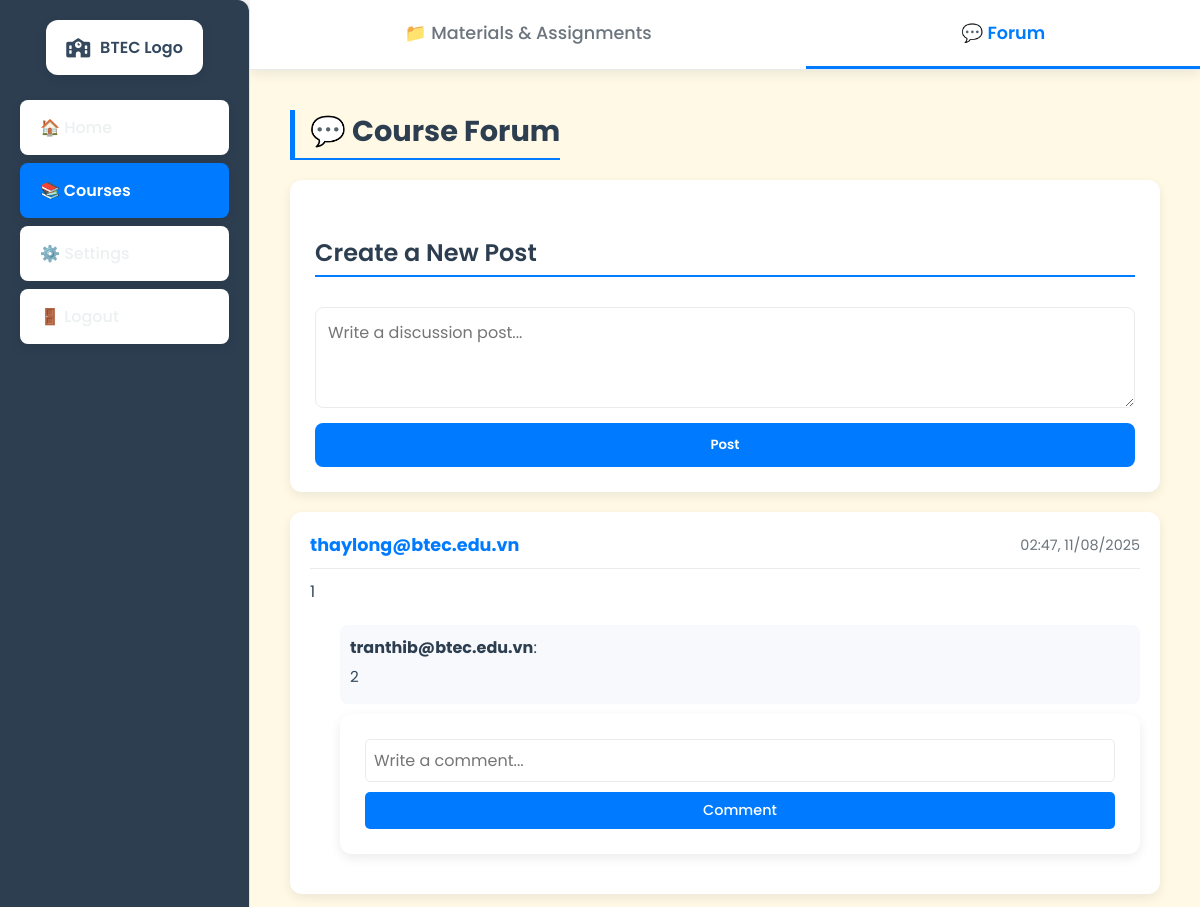
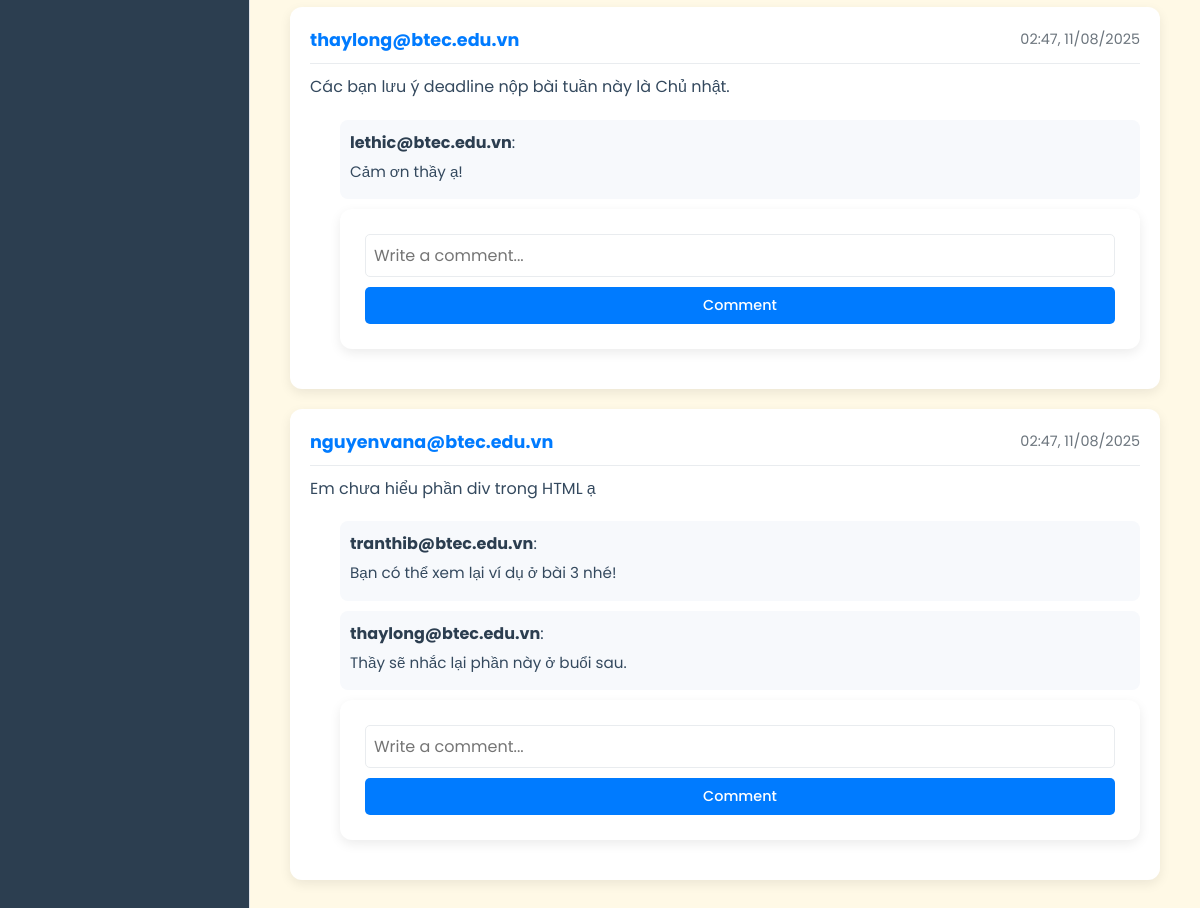
The page /lms_btec/register/main/class.php?course_id=1&tab=forum (signed in) on the database its author committed (2 pictures, top to bottom).
### tables this page shows
CREATE TABLE `post` (
  `post_id` int(11) NOT NULL,
  `student_id` int(11) DEFAULT NULL,
  `teacher_id` int(11) DEFAULT NULL,
  `forum_id` int(11) DEFAULT NULL,
  `content` text DEFAULT NULL
);

CREATE TABLE `comment` (
  `comment_id` int(11) NOT NULL,
  `post_id` int(11) DEFAULT NULL,
  `student_id` int(11) DEFAULT NULL,
  `teacher_id` int(11) DEFAULT NULL,
  `content` text DEFAULT NULL
);

### lms_btec/register/main/class.php (the view, shortened to what this page needs)
<?php
include '../register/db_connect.php';
$userRole = $_SESSION['role'];
$courseId = $_GET['course_id'] ?? null;
$tab = $_GET['tab'] ?? 'materials';
$currentPage = basename($_SERVER['PHP_SELF']);
$pageParam = $_GET['page'] ?? 'home';
$isCoursesPage = ($currentPage === 'class.php' || $currentPage === 'courses.php');
$isHomePage = ($currentPage === 'main.php' && $pageParam === 'home');
$isSettingsPage = ($currentPage === 'settings.php');
?>
<!DOCTYPE html>
<html lang="en">
<head>
    <link rel="stylesheet" href="https://cdnjs.cloudflare.com/ajax/libs/font-awesome/6.4.0/css/all.min.css">
    <link rel="stylesheet" href="style.css">
    <link rel="stylesheet" href="stylee.css">
</head>
<body>
<div class="container">
    <div class="sidebar">
        <div class="sidebar-logo">
            <i class="fas fa-school"></i>
            <span>BTEC Logo</span>
        </div>
        <a href="main.php?page=home" class="<?= $isHomePage ? 'active' : '' ?>">🏠 Home</a>
        <a href="courses.php" class="<?= $isCoursesPage ? 'active' : '' ?>">📚 Courses</a>
        <a href="settings.php" class="<?= $isSettingsPage ? 'active' : '' ?>">⚙️ Settings</a>
        <a href="logout.php">🚪 Logout</a>
    </div>
    <div class="main-wrapper">
        <div class="inner-topbar">
            <div class="btn-group">
                <a href="class.php?course_id=<?= $courseId ?>&tab=materials" class="<?= $tab === 'materials' ? 'active-tab' : '' ?>">📁 Materials & Assignments</a>
                <a href="class.php?course_id=<?= $courseId ?>&tab=forum" class="<?= $tab === 'forum' ? 'active-tab' : '' ?>">💬 Forum</a>
            </div>
        </div>
        <div class="main-content">
        <?php if ($tab === 'materials'): ?>
            <h2>Materials and Assignments</h2>
            <?php if ($userRole === 'teacher'): ?>
            <form method="POST" enctype="multipart/form-data">
                <h3>📂 Upload Documents</h3>
                <input type="hidden" name="upload_doc" value="1">
                <input type="text" name="assignment" placeholder="Document Title" required>
                <input type="file" name="document_file" required>
                <button type="submit">Upload</button>
            </form>
            <form method="POST">
                <h3>📝 Create Assignment</h3>
                <input type="hidden" name="create_assignment" value="1">
                <input type="text" name="title" placeholder="Assignment Title" required>
                <textarea name="description" placeholder="Assignment Description..." rows="3" required></textarea>
                <input type="date" name="deadline" required>
                <button type="submit">Create</button>
            </form>
            <?php endif; ?>
            <h3>📚 Documents</h3>
            <ul class="document-list">
            <?php
            $stmt = $conn->prepare("SELECT * FROM document WHERE course_id = ?");
            $stmt->bind_param("i", $courseId);
            $stmt->execute();
            $docs = $stmt->get_result();
            while ($doc = $docs->fetch_assoc()):
            ?>
                <li>
                    <span><?= htmlspecialchars($doc['assignment']) ?></span>
                    <div>
                        <a href="<?= $doc['document_link'] ?>" target="_blank">Download</a>
                        <?php if ($userRole === 'teacher'): ?>
                            <a href="?course_id=<?= $courseId ?>&tab=materials&delete_doc_id=<?= $doc['document_id'] ?>"
                               onclick="return confirm('Are you sure you want to delete this document?');"
                               class="delete-link">Delete</a>
                        <?php endif; ?>
                    </div>
                </li>
            <?php endwhile; ?>
            </ul>
            <h3 style="margin-top:20px;">📝 Assignments</h3>
            <ul class="assignment-list">
            <?php
            $stmt = $conn->prepare("SELECT * FROM assignment WHERE course_id = ?");
            $stmt->bind_param("i", $courseId);
            $stmt->execute();
            $assignments = $stmt->get_result();
            while ($asm = $assignments->fetch_assoc()):
            ?>
                <li>
                    <div>
                        <strong>
                            <a href="assignment.php?course_id=<?= $courseId ?>&assignment_id=<?= $asm['assignment_id'] ?>">
                                <?= htmlspecialchars($asm['title']) ?>
                            </a>
                        </strong>
                        <p>Deadline: <?= $asm['deadline'] ?></p>
                        <p><?= nl2br(htmlspecialchars($asm['description'])) ?></p>
                    </div>
                    <?php if ($userRole === 'teacher'): ?>
                        <div>
                            <a href="?course_id=<?= $courseId ?>&tab=materials&delete_assignment_id=<?= $asm['assignment_id'] ?>"
                               onclick="return confirm('Are you sure you want to delete this assignment?');"
                               class="delete-link">Delete</a>
                        </div>
                    <?php endif; ?>
                </li>
            <?php endwhile; ?>
            </ul>
        <?php elseif ($tab === 'forum'): ?>
            <h2>💬 Course Forum</h2>
            <form method="POST">
                <h3>Create a New Post</h3>
                <textarea name="content" rows="3" placeholder="Write a discussion post..." required></textarea>
                <button type="submit">Post</button>
            </form>
            <div class="posts-container">
            <?php
            $stmt = $conn->prepare("SELECT p.*, COALESCE(s.email, t.email) AS author_email
                FROM post p
                LEFT JOIN student s ON p.student_id = s.student_id
                LEFT JOIN teacher t ON p.teacher_id = t.teacher_id
                WHERE p.forum_id = (SELECT forum_id FROM forum WHERE course_id = ?)
                ORDER BY p.post_id DESC");
            $stmt->bind_param("i", $courseId);
            $stmt->execute();
            $posts = $stmt->get_result();
            while ($post = $posts->fetch_assoc()):
            ?>
                <div class="forum-post">
                    <div class="post-header">
                        <strong><?= htmlspecialchars($post['author_email']) ?></strong>
                        <span><?= date('H:i, d/m/Y', strtotime($post['created_at'] ?? 'now')) ?></span>
                    </div>
                    <p><?= nl2br(htmlspecialchars($post['content'])) ?></p>
                    <div class="comments-section">
                    <?php
                    $pid = $post['post_id'];
                    $stmt2 = $conn->prepare("SELECT c.*, COALESCE(s.email, t.email) AS commenter_email
                        FROM comment c
                        LEFT JOIN student s ON c.student_id = s.student_id
                        LEFT JOIN teacher t ON c.teacher_id = t.teacher_id
                        WHERE c.post_id = ? ORDER BY comment_id ASC");
                    $stmt2->bind_param("i", $pid);
                    $stmt2->execute();
                    $comments = $stmt2->get_result();
                    while ($c = $comments->fetch_assoc()):
                    ?>
                        <div class="comment-box">
                            <strong><?= htmlspecialchars($c['commenter_email']) ?></strong>:
                            <p><?= nl2br(htmlspecialchars($c['content'])) ?></p>
                        </div>
                    <?php endwhile; ?>
                    </div>
                    <form method="POST" class="comment-form">
                        <input type="text" name="comment_content" placeholder="Write a comment..." required>
                        <button type="submit" name="comment_submit">Comment</button>
                    </form>
                </div>
            <?php endwhile; ?>
            </div>
        <?php endif; ?>
        </div>
    </div>
</div>
</body>
</html>

### lms_btec/register/main/style.css (style rules this page uses)
* { box-sizing: border-box; }
body { margin: 0; font-family: 'Segoe UI', Tahoma, Geneva, Verdana, sans-serif; background-color: #f5f7fa; color: #333; height: 100vh; display: flex; flex-direction: column; }
.container { display: flex; height: 100vh; overflow: hidden; }
.sidebar { width: 280px; background-color: #ffffff; padding: 30px 20px; border-right: 1px solid #e1e4e8; display: flex; flex-direction: column; align-items: center; overflow-y: auto; box-shadow: 2px 0 5px rgba(0,0,0,0.05); transition: width 0.3s ease; }
.sidebar a { display: block; padding: 14px 20px; margin: 10px 0; width: 100%; font-size: 16px; color: #444; text-decoration: none; background-color: #f9f9f9; text-align: center; border-radius: 8px; box-shadow: inset 0 0 5px rgba(0,0,0,0.03); transition: background-color 0.3s, box-shadow 0.3s; }
.sidebar a:hover, .sidebar a.active { background-color: #fbb040; color: white; box-shadow: 0 2px 8px rgba(251,176,64,0.5); }
.main-wrapper { flex: 1; display: flex; flex-direction: column; background-color: #fcfcfc; overflow: hidden; }
.inner-topbar { display: flex; justify-content: space-between; align-items: center; padding: 14px 40px; background-color: #ffffff; border-bottom: 1px solid #e1e4e8; box-shadow: 0 1px 4px rgba(0,0,0,0.05); font-size: 16px; font-weight: 600; color: #222; }
.main-content { flex: 1; padding: 35px 50px; overflow-y: auto; background-color: #fff9e6; border-radius: 0 0 0 12px; }
.main-content h2 { margin-bottom: 25px; font-size: 28px; font-weight: 700; color: #222; }
textarea { width: 100%; min-height: 100px; padding: 12px 15px; font-size: 15px; border: 1.5px solid #ccc; border-radius: 10px; resize: vertical; font-family: inherit; transition: border-color 0.3s ease; }

### lms_btec/register/main/stylee.css (style rules this page uses)
:root { --primary-color: #0d6efd; --secondary-color: #6c757d; --background-color: #f7f7f7; --card-bg-color: #ffffff; --sidebar-bg-color: #2c3e50; --sidebar-link-color: #ecf0f1; --sidebar-active-color: #ffffff; --border-color: #dee2e6; --text-color: #34495e; --heading-color: #2c3e50; --shadow: 0 0.5rem 1rem rgba(0, 0, 0, 0.08); --hover-shadow: 0 0.75rem 1.5rem rgba(0, 0, 0, 0.15); }
* { box-sizing: border-box; margin: 0; padding: 0; font-family: 'Poppins', sans-serif; }
body { background-color: var(--background-color); color: var(--text-color); }
.container { display: flex; min-height: 100vh; }
.sidebar { width: 250px; background-color: #2c3e50; display: flex; flex-direction: column; padding: 20px 10px; box-shadow: 2px 0 10px rgba(0, 0, 0, 0.1); transition: width 0.3s ease; flex-shrink: 0; border-radius: 0 12px 12px 0; }
.sidebar-logo { background-color: white; color: #34495e; padding: 15px 20px; text-align: center; font-weight: 600; margin: 0 10px 25px 10px; border-radius: 12px; box-shadow: var(--shadow); display: flex; align-items: center; justify-content: center; gap: 10px; }
.sidebar-logo i { font-size: 1.2rem; color: #34495e; }
.sidebar a { background-color: white; color: #34495e; text-decoration: none; padding: 15px 20px; margin: 0 10px 12px 10px; border-radius: 12px; transition: all 0.3s ease; display: flex; align-items: center; gap: 15px; font-weight: 500; box-shadow: var(--shadow); }
.sidebar a.active { background-color: #0d6efd; color: white; font-weight: 600; box-shadow: var(--hover-shadow); }
.main-wrapper { flex: 1; display: flex; flex-direction: column; }
.inner-topbar { display: flex; justify-content: space-between; align-items: center; padding: 20px 40px; background-color: var(--card-bg-color); border-bottom: 1px solid var(--border-color); box-shadow: var(--shadow); position: sticky; top: 0; z-index: 100; }
.main-content { padding: 40px; flex: 1; overflow-y: auto; }
.main-content h2 { font-size: 1.8rem; color: var(--heading-color); margin-bottom: 20px; border-left: 5px solid var(--primary-color); padding-left: 15px; }
.main-content h3 { font-size: 1.5rem; color: var(--heading-color); margin-top: 30px; margin-bottom: 15px; border-bottom: 2px solid var(--primary-color); padding-bottom: 5px; display: inline-block; }

### rows shown on the page
post: author_email "thaylong@btec.edu.vn", created_at "02:47, 11/08/2025", content "1"
comment: commenter_email "tranthib@btec.edu.vn", content "2"
post: author_email "thaylong@btec.edu.vn", created_at "02:47, 11/08/2025", content "Các bạn lưu ý deadline nộp bài tuần này là Chủ nhật."
comment: commenter_email "lethic@btec.edu.vn", content "Cảm ơn thầy ạ!"
post: author_email "nguyenvana@btec.edu.vn", created_at "02:47, 11/08/2025", content "Em chưa hiểu phần div trong HTML ạ"
comment: commenter_email "tranthib@btec.edu.vn", content "Bạn có thể xem lại ví dụ ở bài 3 nhé!"
comment: commenter_email "thaylong@btec.edu.vn", content "Thầy sẽ nhắc lại phần này ở buổi sau."
